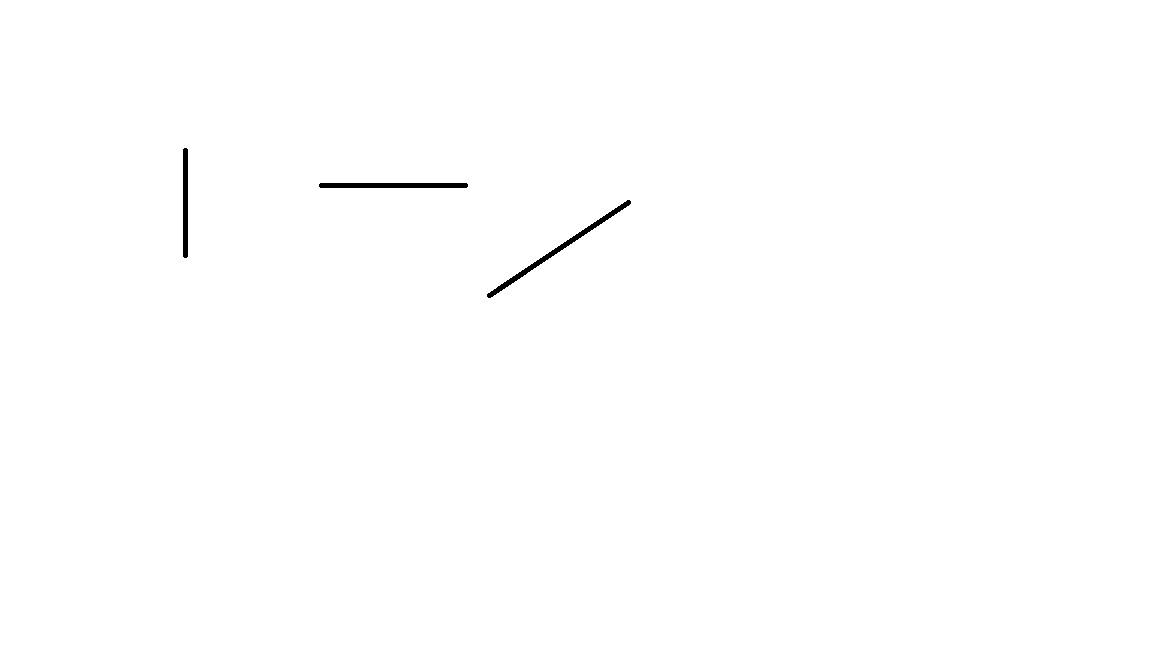
#> input picture 3_straight_curved_line/day_2/image3.jpg, 1152 x 648 px
$ python 3_straight_curved_line2.py
#> lines starting #> are read from the running program, lines starting #| are printed output that depends on the picture; after the words box and inside, x2 and y2 are one past the last pixel; in counts of white or black regions, pixels touching at a corner belong together; long printed decimals are rounded
import numpy as np
from PIL import Image
import math

def load_image(image_path):
    """
    加载图片并转换为灰度图像
    """
#> called with image_path = 'image3.jpg'
    image = Image.open(image_path).convert('L')
    return np.array(image)

def get_line_points(image):
    """
    找出可能属于线段的像素点
    """
    points = []
    for y in range(image.shape[0]):
        for x in range(image.shape[1]):
            if image[y, x] == 0:  # 假设黑色为线段
                points.append((x, y))
    return points

def find_line_segments(points):
    """
    找出线段的位置和长度
    """
    line_segments = []
    visited = np.zeros((image.shape[0], image.shape[1]), dtype=bool)

    for point in points:
        x, y = point
        if not visited[y, x]:
            current_line_points = []
            stack = [point]
            while stack:
                current_x, current_y = stack.pop()
                visited[current_y, current_x] = True
                current_line_points.append((current_x, current_y))
                neighbors = get_neighbors(current_x, current_y)
                for neighbor_x, neighbor_y in neighbors:
                    if not visited[neighbor_y, neighbor_x] and image[neighbor_y, neighbor_x] == 0:
                        stack.append((neighbor_x, neighbor_y))
                        visited[neighbor_y, neighbor_x] = True

            if len(current_line_points) >= 2:
                start_point = current_line_points[0]
                end_point = current_line_points[-1]
                length = calculate_length(current_line_points)
                line_segments.append((start_point, end_point,length))

    return line_segments

def get_neighbors(x, y):
    """
    获取点的邻居坐标
    """
    neighbors = []
    if x > 0:
        neighbors.append((x - 1, y))
    if x < image.shape[1] - 1:
        neighbors.append((x + 1, y))
    if y > 0:
        neighbors.append((x, y - 1))
    if y < image.shape[0] - 1:
        neighbors.append((x, y + 1))
    return neighbors

def calculate_length(line_points):
    """
    计算线段长度
    """
    total_length = 0
    for i in range(len(line_points) - 1):
        current_point = line_points[i]
        next_point = line_points[i + 1]
        total_length += math.sqrt((next_point[0] - current_point[0])**2 + (next_point[1] - current_point[1])**2)
    return total_length

def remove_duplicate_lines(merged_lines, distance_threshold=10, angle_threshold=np.pi / 180):
    filtered_lines = []
    for line in merged_lines:
        x1, y1 = line[0]
        x2, y2 = line[1]

        if not filtered_lines:
            filtered_lines.append(line)
        else:
            duplicate = False
            for filtered_line in filtered_lines:
                fx1, fy1= filtered_line[0]
                fx2, fy2 = filtered_line[1]

                # 计算线段之间的距离和角度差异
                distance1 = np.sqrt((x1 - fx1) ** 2 + (y1 - fy1) ** 2)
                distance2 = np.sqrt((x2 - fx2) ** 2 + (y2 - fy2) ** 2)
                angle1 = np.arctan2(y2 - y1, x2 - x1)
                angle2 = np.arctan2(fy2 - fy1, fx2 - fx1)
                angle_diff = np.abs(angle1 - angle2)

                # 检查是否为重复线段
                if distance1 < distance_threshold and distance2 < distance_threshold and angle_diff < angle_threshold:
                    duplicate = True
                    break

            if not duplicate:
                filtered_lines.append(line)

    return filtered_lines

image_path = 'image3.jpg'
image = load_image(image_path)
points = get_line_points(image)
#> points = 1483 pairs, first value 183 to 630, second value 148 to 297
line_segments = find_line_segments(points)
#> the loop in find_line_segments, `for point in points:` made 1483 passes
#> (x, y, end_point, length) on pass 1: (185, 148, (183, 149), 438.9)
#> (x, y, end_point, length) on passes 141, 799, 811, 832, 838, 854: (320, 183, (321, 183), 687.4), (627, 200, (629, 202), 4), (624, 202, (627, 203), 19.43), (628, 204, (629, 204), 2.41), (620, 205, (621, 206), 2), (618, 207, (619, 208), 2)
#> after the loop in find_line_segments, `for point in points:`:
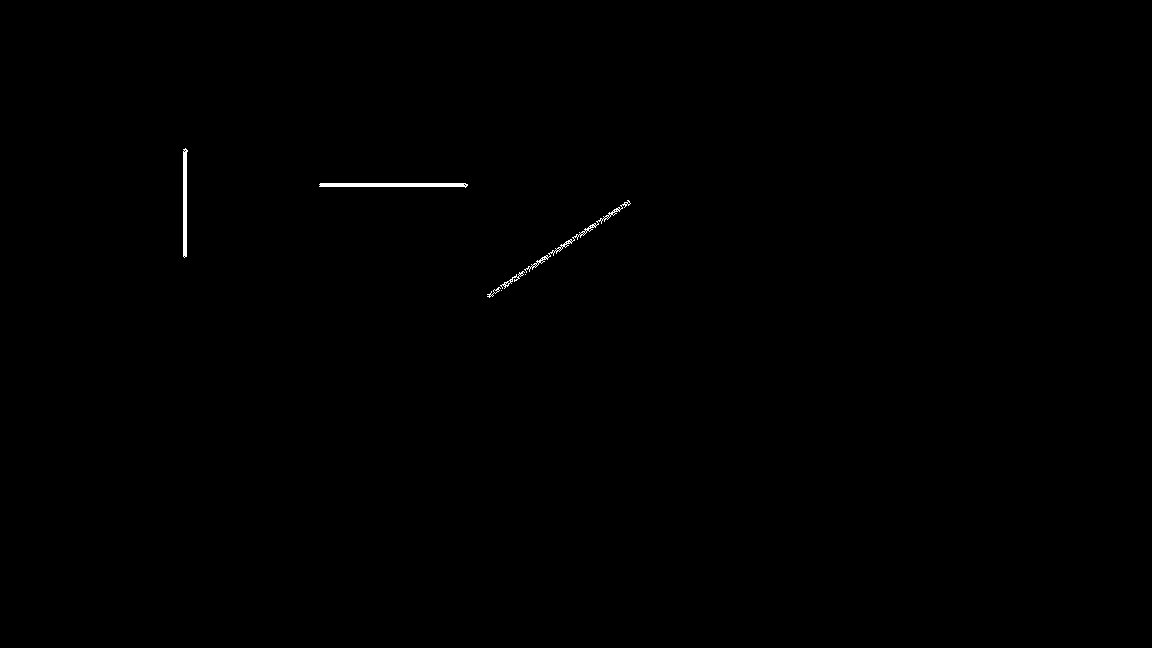
#> visited: shape (648, 1152) bool; 0.2% white; 7 white regions (2 under 20 px), largest, box (x1, y1, x2, y2) and area: (319, 183, 468, 188) 590, (183, 148, 188, 258) 432, (524, 200, 631, 273) 342, (500, 271, 525, 289) 80, (487, 287, 501, 298) 37
#> after the loop in find_line_segments, `for point in points:`: line_segments = 64 items
#> line_segments = 64 items
filtered_lines = remove_duplicate_lines(line_segments)
#> the loop in remove_duplicate_lines, `for line in merged_lines:` made 64 passes
#> (line, x1, y1, x2, y2) on passes 1 to 12: (((185, 148), (183, 149), 438.9), 185, 148, 183, 149), (((320, 183), (321, 183), 687.4), 320, 183, 321, 183), (((627, 200), (629, 202), 4), 627, 200, 629, 202), (((624, 202), (627, 203), 19.43), 624, 202, 627, 203), (((628, 204), (629, 204), 2.41), 628, 204, 629, 204), (((620, 205), (621, 206), 2), 620, 205, 621, 206), (((618, 207), (619, 208), 2), 618, 207, 619, 208), (((622, 207), (621, 208), 2), 622, 207, 621, 208), (((616, 208), (617, 208), 47.15), 616, 208, 617, 208), (((615, 213), (616, 213), 1), 615, 213, 616, 213), (((606, 215), (608, 216), 6.24), 606, 215, 608, 216), (((610, 215), (610, 216), 1), 610, 215, 610, 216)
#> (x1, y1, x2, y2) on passes 61 to 64: (493, 290, 493, 291), (491, 291, 491, 292), (497, 291, 498, 291), (490, 293, 487, 294)
#> after the loop in remove_duplicate_lines, `for line in merged_lines:`: filtered_lines = 42 items
#> filtered_lines = 42 items


for i, (start, end,length) in enumerate(filtered_lines):
    print(f"线段 {i + 1}: 起始位置 {start}, 结束位置 {end},长度 {length}")
#> this loop made 42 passes
#> (start, end, length) on passes 1 to 12: ((185, 148), (183, 149), 438.9), ((320, 183), (321, 183), 687.4), ((627, 200), (629, 202), 4), ((624, 202), (627, 203), 19.43), ((628, 204), (629, 204), 2.41), ((618, 207), (619, 208), 2), ((622, 207), (621, 208), 2), ((616, 208), (617, 208), 47.15), ((606, 215), (608, 216), 6.24), ((610, 215), (610, 216), 1), ((600, 218), (601, 218), 9.02), ((596, 221), (597, 222), 2)
#| 线段 1: 起始位置 (185, 148), 结束位置 (183, 149),长度 438.877
#| 线段 2: 起始位置 (320, 183), 结束位置 (321, 183),长度 687.411
#| 线段 3: 起始位置 (627, 200), 结束位置 (629, 202),长度 4.0
#| 线段 4: 起始位置 (624, 202), 结束位置 (627, 203),长度 19.434
#| 线段 5: 起始位置 (628, 204), 结束位置 (629, 204),长度 2.414
#| 线段 6: 起始位置 (618, 207), 结束位置 (619, 208),长度 2.0
#| 线段 7: 起始位置 (622, 207), 结束位置 (621, 208),长度 2.0
#| 线段 8: 起始位置 (616, 208), 结束位置 (617, 208),长度 47.152
#> (further printed lines are left out)
